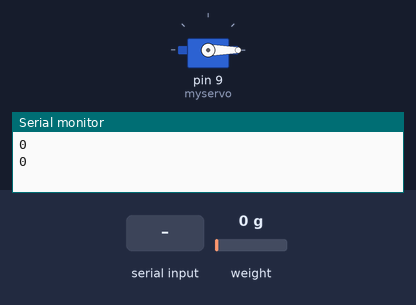
The sketch below on a simulated Arduino Uno, built with avr-gcc and run on an emulated ATmega328P. Parts: servo, the last lines printed to the serial monitor. Inputs (shaded band) come from the test bench; at power-on: weight on the scale 0 g.

Above: at 2.2 s.
2.3 s: "d" received over Serial
At 3.2 s:
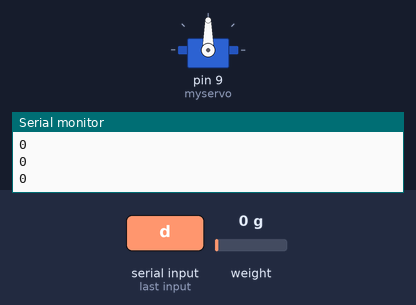
Timing chart, 0 to 5.3 s (numbered marks = the images above; inputs shaded):
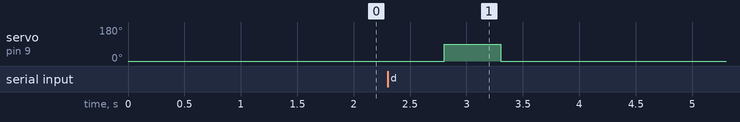

Measured:
- after the input at 2.3 s, servo on pin 9 (myservo): 0° → 90° after 0.50 s, → 0° 0.50 s later

The sketch:

boblo_python.ino
```cpp
#include "HX711.h"
#include <Servo.h>

HX711 scale;

Servo myservo;

int angulo = 90; //angulo de giro del servo
int boton=8;//pin del boton

void setup() {
  Serial.begin(38400);
  scale.begin(A1, A0);

  myservo.attach(9);  //Pin del servo
  pinMode(boton,INPUT);
  myservo.write(0);

  scale.set_scale(-436.6);    // this value is obtained by calibrating the scale with known weights; see the README for details
  scale.tare();               // reset the scale to 0

}

void loop() {
  Serial.println(scale.get_units(), 0);

  scale.power_down();             // put the ADC in sleep mode
  delay(500);
  scale.power_up();

  if(Serial.available()){ // only send data back if data has been sent
    if(Serial.read() == 100){ // entrego señal de d
      myservo.write(angulo);
      delay(500);
      myservo.write(0);
      Serial.println("Exito");
    }
  }
}
```
